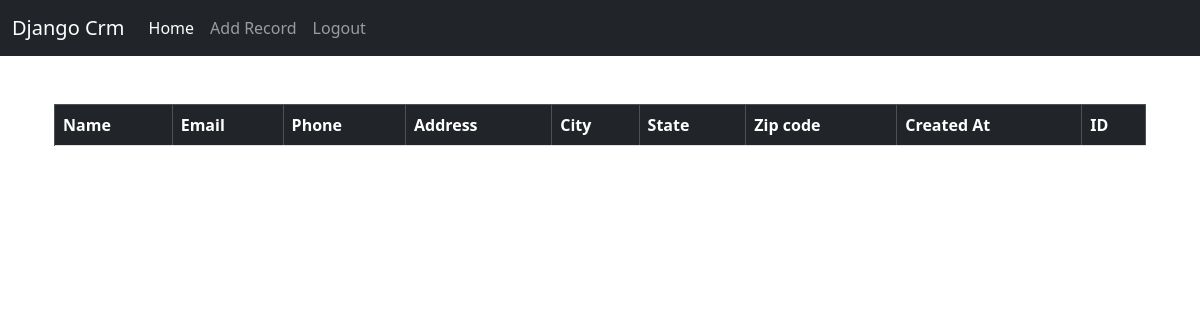
The app's page / (signed in), older data.
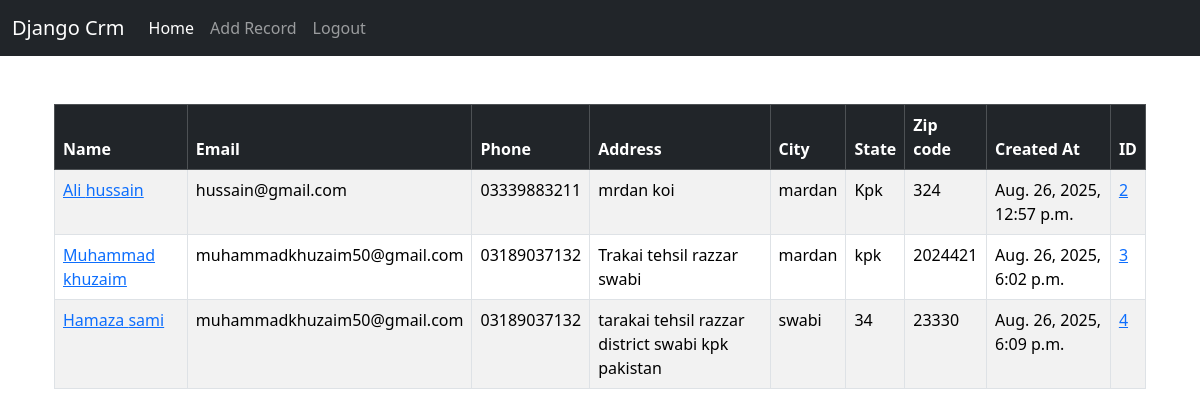
The same page, newer data.
### website/models.py (models this page shows, shortened)
class Record(models.Model):
    created_at=models.DateTimeField(auto_now_add=True)
    first_name = models.CharField(max_length=50)
    last_name = models.CharField(max_length=50)
    address= models.CharField(max_length=100)
    city = models.CharField(max_length=50)
    state = models.CharField(max_length=50)
    zip_code = models.CharField(max_length=50)
    email = models.CharField(max_length=50)
    phone = models.CharField(max_length=15)

### website/views.py (the view)
# urls.py: path('', views.home, name='home'),
def home(request):
    records=Record.objects.all()
    if request.method=='POST':
        username=request.POST['username']
        password=request.POST['password']
        user=authenticate(request, username=username, password=password)
        if user is not None:
            login(request, user)
            messages.success(request, "you have been successfully logged in")
            return redirect('home')
        else:
            messages.success(request, "Error logging you in")
            return redirect('home')
    else:
        return render(request, 'website/home.html', {'records' : records})
    print(records)

### website/templates/website/home.html (shortened to what this page needs)
{% extends 'website/base.html' %} {% block content %}
 <div class="container mt-5">
{% if user.is_authenticated %}
<table class="table table-striped table-hover table-bordered">
    <thead class="table-dark">
        <tr>
            <th scope="col">Name</th>
            <th scope="col">Email</th>
            <th scope="col">Phone</th>
            <th scope="col">Address</th>
            <th scope="col">City</th>
            <th scope="col">State</th>
            <th scope="col">Zip code</th>
            <th scope="col">Created At</th>
            <th scope="col">ID</th>
        </tr>
    </thead>
    <tbody>
        <tr>
            {% if records %}
            {% for record in records %}
            <td><a href="{% url 'record' record.id %}">{{ record.first_name }}
            {{ record.last_name }}</a></td>
            <td>{{ record.email }}</td>
            <td>{{ record.phone }}</td>
            <td>{{ record.address }}</td>
            <td>{{ record.city }}</td>
            <td>{{ record.state }}</td>
            <td>{{ record.zip_code }}</td>
            <td>{{ record.created_at }}</td>
            <td><a href="{% url 'record' record.id %}">{{ record.id }}</a></td>
        </tr>
            {% endfor %}
            {% endif %}
    </tbody>
</table>
{% endif %}
</div>
{% endblock %}

### website/templates/website/base.html (shortened to what this page needs)
<!DOCTYPE html>
<html lang="en">
  <head>
    <link
      href="https://cdn.jsdelivr.net/npm/bootstrap@5.3.7/dist/css/bootstrap.min.css"
      rel="stylesheet"
    />
  </head>
  <body>
    {% include 'website/navbar.html' %}
    <div class="container">{% block content %} {% endblock %}</div>
  </body>
</html>

### website/templates/website/navbar.html (shortened to what this page needs)
<nav class="navbar navbar-expand-lg navbar-dark bg-dark">
  <div class="container-fluid">
    <a class="navbar-brand" href="{% url 'home' %}">Django Crm</a>
    <div class="collapse navbar-collapse" id="navbarSupportedContent">
      <ul class="navbar-nav me-auto mb-2 mb-lg-0">
        <li class="nav-item">
          <a class="nav-link active" aria-current="page" href="#">Home</a>
        </li>
        {% if user.is_authenticated %}
        <li class="nav-item">
          <a class="nav-link" href="{% url 'add_record' %}">Add Record</a>
        </li>
        <li class="nav-item">
          <a class="nav-link" href="{% url 'logout' %}">Logout</a>
        </li>
        {% endif %}
      </ul>
    </div>
  </div>
</nav>

Row changes from the older to the newer data that the page shows:
added Record: first_name "Ali", last_name "hussain", email "hussain@gmail.com", phone "03339883211", address "mrdan koi", city "mardan", state "Kpk", zip_code "324", created_at "Aug. 26, 2025, 12:57 p.m.", id "2"
added Record: first_name "Muhammad", last_name "khuzaim", email "muhammadkhuzaim50@gmail.com", phone "03189037132", address "Trakai tehsil razzar swabi", city "mardan", state "kpk", zip_code "2024421", created_at "Aug. 26, 2025, 6:02 p.m.", id "3"
added Record: first_name "Hamaza", last_name "sami", email "muhammadkhuzaim50@gmail.com", phone "03189037132", address "tarakai tehsil razzar district swabi kpk pakistan", city "swabi", state "34", zip_code "23330", created_at "Aug. 26, 2025, 6:09 p.m.", id "4"
